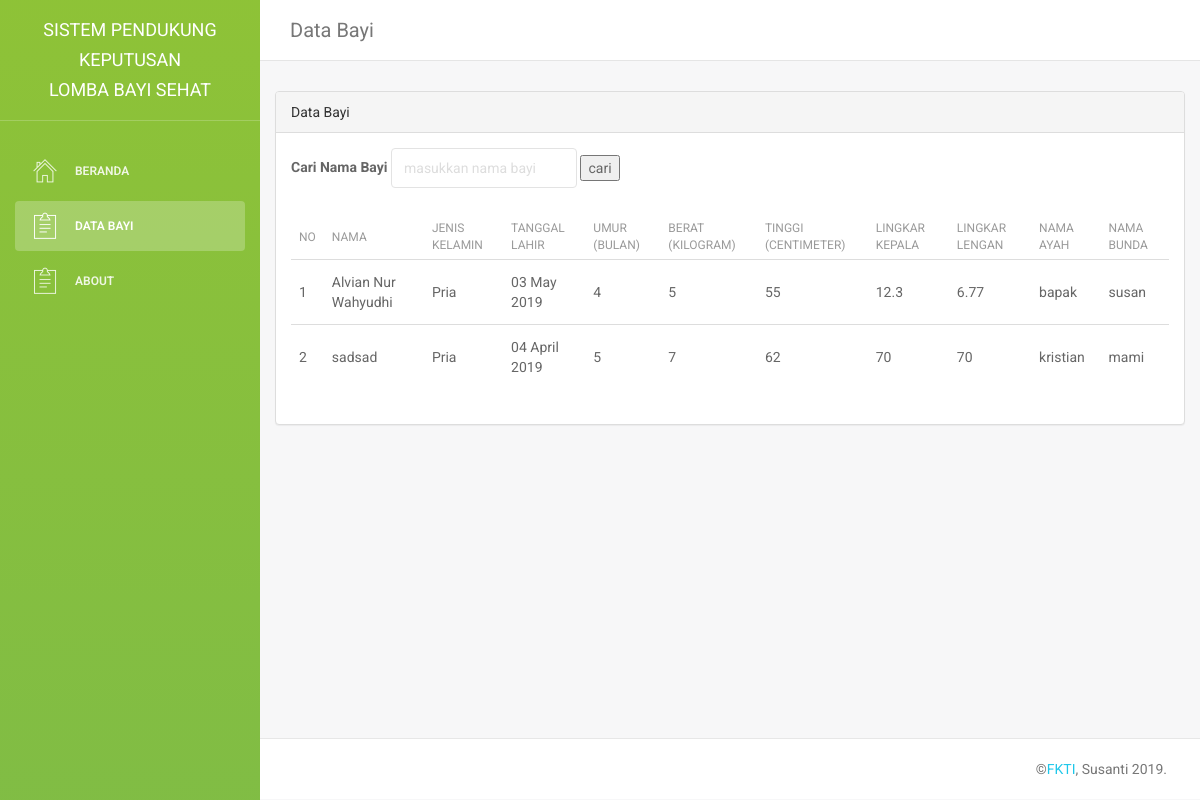
Screenshot of /?ap=data_bayi with the database file from the repository.
### tables this page shows
CREATE TABLE `bayi` (
  `urut` int(11) NOT NULL,
  `nama` varchar(225) NOT NULL,
  `tgl_lahir` date NOT NULL,
  `kelamin` varchar(255) NOT NULL,
  `berat` float NOT NULL,
  `tinggi` float NOT NULL,
  `linkar_kepala` float NOT NULL,
  `lingkar_lengan` float NOT NULL,
  `ayah` varchar(255) NOT NULL,
  `ibu` varchar(255) NOT NULL
);

### data_peserta.php (the view)
<?php include "include/delAlert.php";
include "koneksi.php";
?>
<div class="row" id="view">
			<div class="col-md-12">
				<div class="panel panel-default">
				<div class="panel-heading">Data Bayi
				</div>
					<div class="panel-body">
					<form class="form-inline" action="" method="post">
					<div class="form-group">
					<label> Cari Nama Bayi </label>
  						<input type="text" class="form-control" name="caribayi" placeholder="masukkan nama bayi">
					</div>
					<div class="form-group">
						<input type="submit" value="cari" name="button" id="button">
					</div>
				</form>
				<br>
						<table class="table">
							<thead>
						    <tr>
								<th>No</th>
								<th>Nama</th>
                                <th>Jenis Kelamin</th>
                                <th>Tanggal Lahir</th>
								<th>Umur (Bulan)</th>
								<th>Berat (Kilogram)</th>
                                <th>Tinggi (Centimeter)</th>
								<th>Lingkar Kepala</th>
								<th>Lingkar Lengan</th>
								<th>Nama Ayah</th>
								<th>Nama Bunda</th>
						    </tr>
						    </thead>
						    <tbody>
						    <?php
								if(isset($_POST['caribayi'])){
									$cari = $_POST['caribayi'];
									$sql = mysqli_query($dbh, "SELECT *,DATE_FORMAT(tgl_lahir,'%d %M %Y') as lahir,TIMESTAMPDIFF(MONTH, tgl_lahir,now()) as umur FROM bayi where nama LIKE '$cari%' or nama LIKE '%$cari%' or nama LIKE '%$cari'" ) or die(mysqli_error($dbh));
								}
								else
								{
									$sql = mysqli_query($dbh, "SELECT *,DATE_FORMAT(tgl_lahir,'%d %M %Y') as lahir,TIMESTAMPDIFF(MONTH, tgl_lahir,now()) as umur FROM bayi") or die(mysqli_error($dbh));
								}
							$no = 1;
							while($data = mysqli_fetch_array($sql)){
							?>
								<tr>
								<td><?php echo $no; ?></td>
								<td><?php echo $data['nama']; ?></td>
                                <td><?php echo $data['kelamin']; ?></td>
                                <td><?php echo $data['lahir']; ?></td>
								<td><?php echo $data['umur']; ?></td>
								<td><?php echo $data['berat']; ?></td>
                                <td><?php echo $data['tinggi']; ?></td>
								<td><?php echo $data['linkar_kepala']; ?></td>
								<td><?php echo $data['lingkar_lengan']; ?></td>
								<td><?php echo $data['ayah']; ?></td>
								<td><?php echo $data['ibu']; ?></td>
							<?php
								$no++;
							}
							?>
							</tr>
							</tbody>
						</table>
					</div>
				</div>
			</div>
</div>

### index.php (shortened to what this page needs)
<!doctype html>
<html lang="en">
<head>
    <link href="assets/css/bootstrap.min.css" rel="stylesheet" />
    <link href="assets/css/animate.min.css" rel="stylesheet"/>
    <link href="assets/css/light-bootstrap-dashboard.css?v=1.4.0" rel="stylesheet"/>
    <link href="assets/css/demo.css" rel="stylesheet" />
    <link href="http://maxcdn.bootstrapcdn.com/font-awesome/4.2.0/css/font-awesome.min.css" rel="stylesheet">
    <link href="assets/css/pe-icon-7-stroke.css" rel="stylesheet" />
</head>
<body>
    <div class="wrapper">
        <?php include "include/sidebar.php"; ?>
        <div class="main-panel">
            <?php include "include/navbar.php"; ?>
            <div class="content">
                    <?php
                        include "controller.php";
                    ?>
            </div>
</body>
            <footer class="footer">
            <div class="container-fluid">
                <p class="copyright pull-right">
                    &copy;<a href="index.php">FKTI</a>, Susanti <?php echo Date('Y') ?>.
                </p>
            </div>
        </footer>
</html>

### include/sidebar.php
<div class="sidebar" data-color="green" data-image="assets/img/sidebar-6.jpg">
        <div class="sidebar-wrapper">
            <div class="logo">
                <a href="./" class="simple-text">
                    Sistem Pendukung Keputusan <br>
                    Lomba Bayi Sehat
                </a>
            </div>
            <ul class="nav">
                <li <?php if (!isset($_GET['ap'])) echo "class='active'";?> >
                    <a href="./">
                        <i class="pe-7s-home"></i>
                        <p>Beranda</p>
                    </a>
                </li>
                <li <?php if (isset($_GET['ap']) && $_GET['ap']=="data_bayi") echo "class='active'";?> >
                    <a href="?ap=data_bayi">
                        <i class="pe-7s-note2"></i>
                        <p>Data Bayi</p>
                    </a>
                </li>
                <li <?php if (isset($_GET['ap']) && $_GET['ap']=="about") echo "class='active'";?> >
                    <a href="?ap=about">
                        <i class="pe-7s-note2"></i>
                        <p>About</p>
                    </a>
                </li>
            </ul>
        </div>
    </div>

### include/navbar.php (shortened to what this page needs)
<nav class="navbar navbar-default">
  <div class="container-fluid">
    <div class="navbar-header">
        <?php
        if(isset($_GET['ap'])){
        $ap = $_GET['ap'];
        if ($ap=="data_bayi"){
        ?> <a class="navbar-brand" href="#">Data Bayi</a>
        <?php }
        ?><a class="navbar-brand" href="#">Tentang</a><?php
        }else{
        ?> <a class="navbar-brand" href="#">Beranda</a>
        <?php }
        ?>
    </div>
    </div>
</nav>

### controller.php (shortened to what this page needs)
<?php
	if(isset($_GET['ap'])){
		$ap = $_GET['ap'];
		if ($ap=="data_bayi"){
			include "data_peserta.php";
		}
	}else{
		include "home.php";
	}
?>

### index.php (style rules this page uses)
body { color: #666; }

### rows the page displays
bayi: nama "Alvian Nur Wahyudhi", kelamin "Pria", lahir "03 May 2019", umur "4", berat "5", tinggi "55", linkar_kepala "12.3", lingkar_lengan "6.77", ayah "bapak", ibu "susan"
bayi: nama "sadsad", kelamin "Pria", lahir "04 April 2019", umur "5", berat "7", tinggi "62", linkar_kepala "70", lingkar_lengan "70", ayah "kristian", ibu "mami"

### other values shown
Date('Y') "2019"
